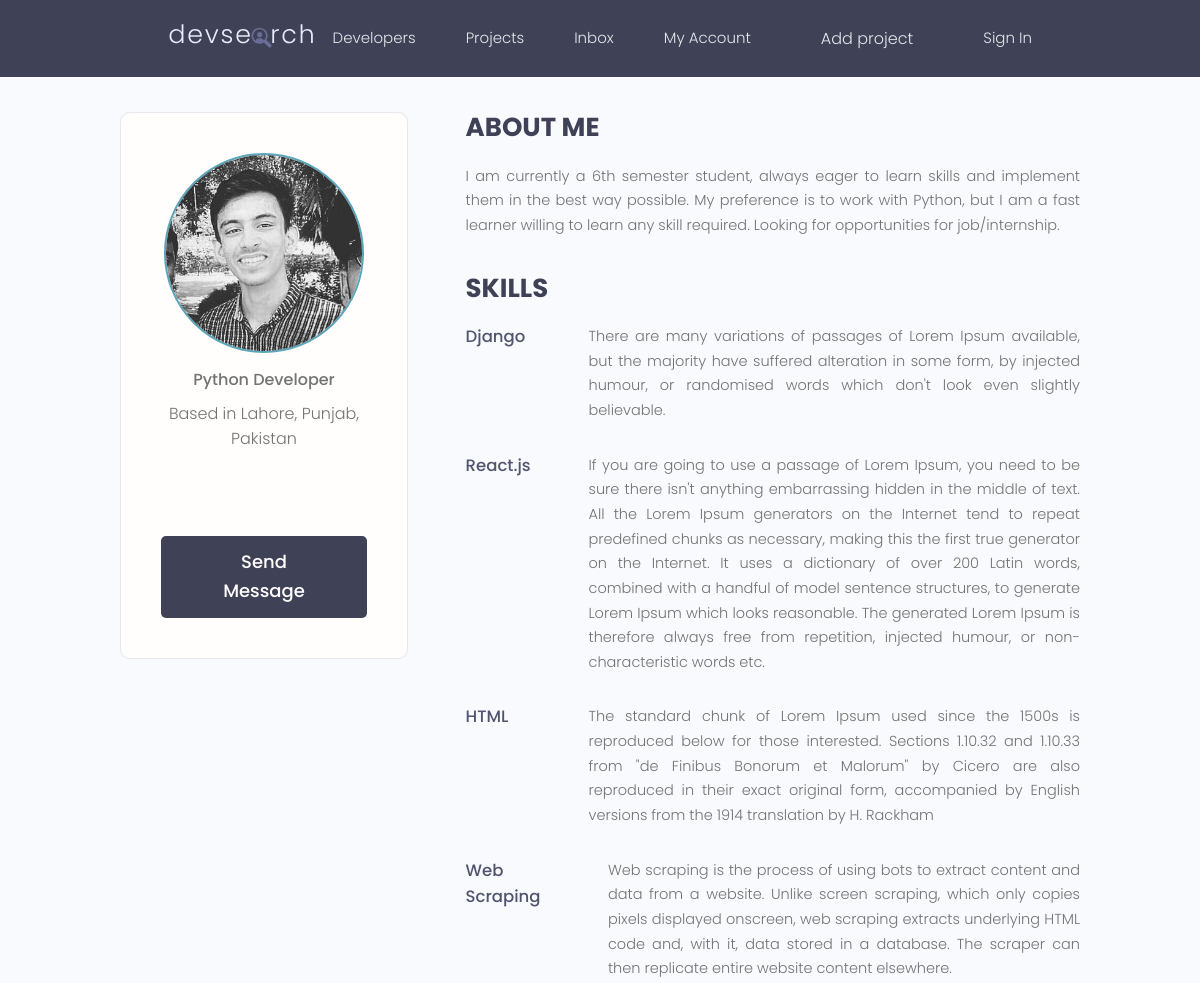
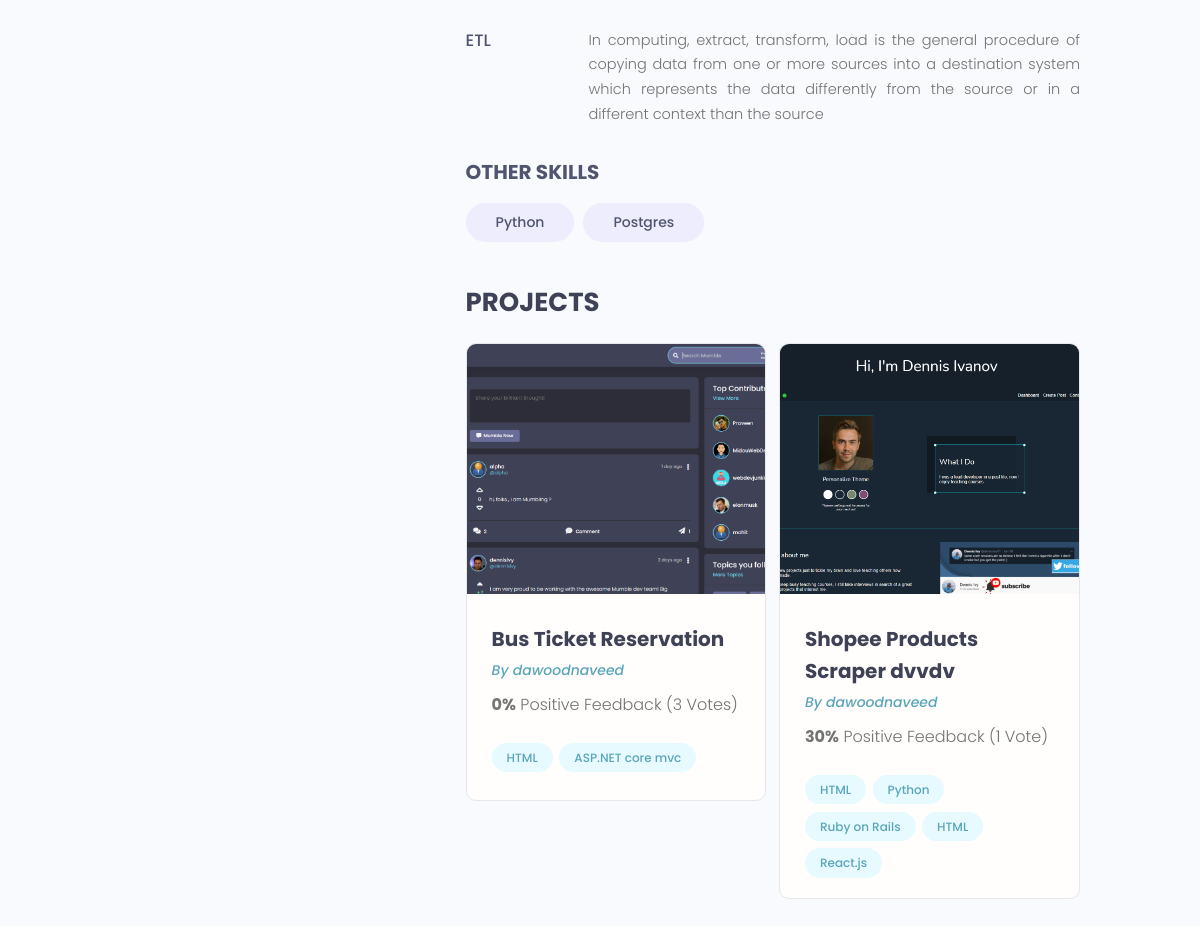
Page /users/profile/851eac85-d90a-4e91-9a8e-f59b59afaaea/ on the earlier database version (2 pictures, top to bottom).
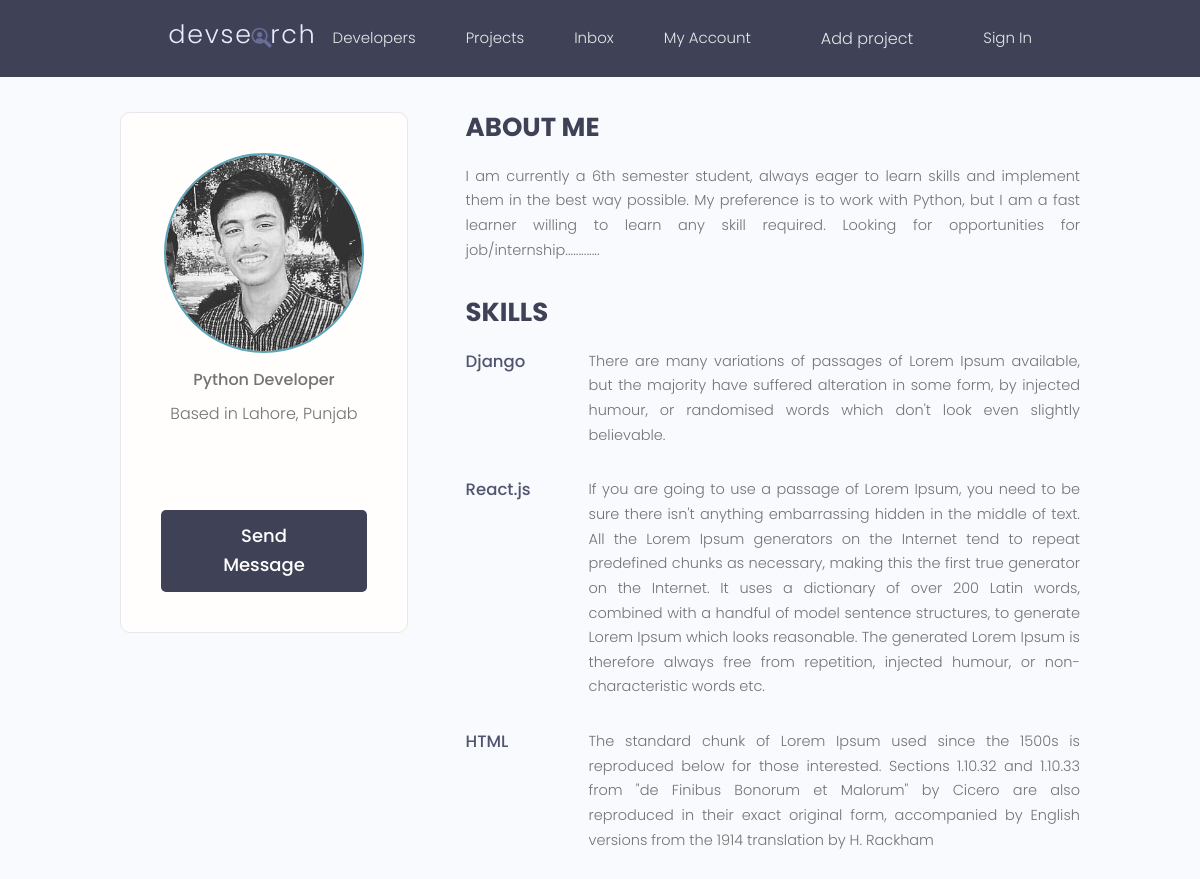
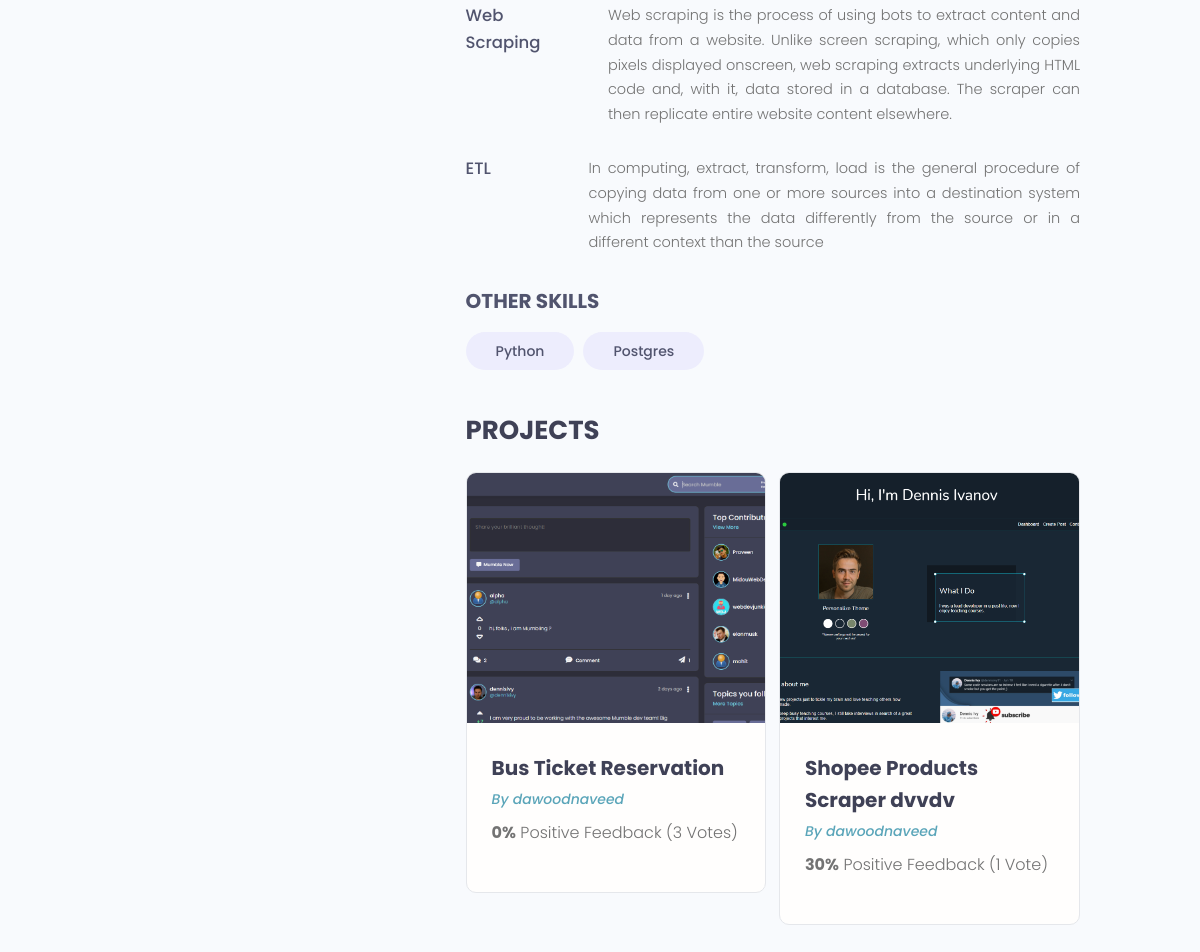
Same page on the later database version (2 pictures, top to bottom).
### users/models.py (models this page shows)
class Profile(models.Model):
    user = models.OneToOneField(settings.AUTH_USER_MODEL, on_delete=models.CASCADE, null=True, blank=True)
    bio = models.TextField(blank=True, null=True)
    location = models.CharField(max_length=150, null=True, blank=True)
    profile_image = models.ImageField(upload_to='profile-pics/', default='profile-pics/user-default.png', blank=True, null=True)
    social_github = models.URLField(blank=True, null=True)
    social_linkedin = models.URLField(blank=True, null=True)
    social_stackoverflow = models.URLField(blank=True, null=True)
    social_twitter = models.URLField(blank=True, null=True)
    social_website = models.URLField(blank=True, null=True)
    id = models.UUIDField(default=uuid.uuid4, unique=True, primary_key=True, editable=False)
    created = models.DateTimeField(auto_now_add=True)
    updated = models.DateTimeField(auto_now=True)
    is_active = models.BooleanField(default=True, verbose_name='Active',
                                    help_text='Designates whether this profile should be treated as active. '
                                              'Unselect this instead of deleting accounts.')
    def __str__(self):
        return str(self.user.username)
    @property
    def imageURL(self):
        try:
            url = self.profile_image.url
        except:
            url = ''
        return url

class Skill(models.Model):
    owner = models.ForeignKey(Profile, on_delete=models.CASCADE, null=True, blank=True)
    name = models.CharField(max_length=200, null=True, blank=True)
    description = models.TextField(null=True, blank=True)
    id = models.UUIDField(default=uuid.uuid4, unique=True, primary_key=True, editable=False)
    def __str__(self):
        return str(self.name)

### projects/models.py (models this page shows, shortened)
class Project(models.Model):
    id = models.UUIDField(default=uuid.uuid4, unique=True, primary_key=True, editable=False)
    title = models.CharField(max_length=150, unique=True)
    developer = models.ForeignKey(Profile, max_length=150, on_delete=models.CASCADE, null=True, blank=True)
    featured_image = models.ImageField(null=True, blank=True, default='default.jpg')
    description = models.TextField(null=True, blank=True)
    demo_link = models.CharField(max_length=200, null=True, blank=True, unique=True)
    source_link = models.CharField(max_length=200, null=True, blank=True, unique=True)
    vote_total = models.IntegerField(default=0)
    vote_ratio = models.IntegerField(default=0)
    created = models.DateTimeField(auto_now_add=True)
    tags = models.ManyToManyField('Tag', blank=True)
    active = models.BooleanField(default=True)
    @property
    def imageURL(self):
        try:
            img = self.featured_image.url
        except ValueError:
            img = ''
        return img

class MyUser(AbstractUser):
    roles = (
        ('Student', 'Student'),
        ('Developer', 'Developer'),
        ('Teacher', 'Teacher'),
        ('Admin', 'Admin'),
    )
    id = models.UUIDField(default=uuid.uuid4, unique=True, primary_key=True, editable=False)
    registration_number = models.CharField(max_length=150, unique=True)
    username = models.CharField(max_length=150, unique=True)
    email = models.EmailField(unique=True)
    first_name = models.CharField(max_length=150, blank=True, null=True)
    last_name = models.CharField(max_length=150, blank=True, null=True)
    phone_number = models.PositiveIntegerField(null=True, blank=True)
    user_title = models.CharField(max_length=100, default='Student', help_text='Like Node.js, Python, ROR or Django developer')
    user_roles = models.CharField(max_length=100, default='Student', choices=roles, help_text='By Default is Student. Developer, Teacher, Student')
    about = models.TextField(max_length=300, blank=True, null=True)
    is_staff = models.BooleanField(default=False, verbose_name='Staff',
                                   help_text='Designates whether the user can log into this admin site.',
                                   )
    is_active = models.BooleanField(default=True, verbose_name='Active',
                                    help_text='Designates whether this user should be treated as active. '
                                              'Unselect this instead of deleting accounts.')
    tags = models.ManyToManyField('Tag', blank=True)
    created = models.DateTimeField(auto_now_add=True)
    updated = models.DateTimeField(auto_now=True)
    objects = CustomUserManager()
    EMAIL_FIELD = 'email' """=============================+++++++++++++++++++++============================="""
    USERNAME_FIELD = 'registration_number'
    REQUIRED_FIELDS = ['email', 'username']

class Tag(models.Model):
    name = models.CharField(max_length=200, unique=True)
    id = models.UUIDField(default=uuid.uuid4, unique=True, primary_key=True, editable=False)
    created = models.DateTimeField(auto_now_add=True)
    active = models.BooleanField(default=True)
    def __str__(self):
        return self.name

### users/views.py (the view)
# urls.py: path('profile/<str:pk>/', userProfile, name='profile'),
def userProfile(request, pk):
    profile = Profile.objects.get(id=pk)
    topSkills = profile.skill_set.exclude(description__exact="")
    otherSkills = profile.skill_set.filter(description="")
    context = {'profile': profile, 'topSkills': topSkills,
               "otherSkills": otherSkills}
    return render(request=request, template_name='users/user-profile.html', context=context)

### users/templates/users/user-profile.html (shortened to what the changed rows need)
{% extends 'main.html' %}
{% block content %}
    <main class="profile my-md">
        <div class="container">
            <div class="layout">
                <div class="column column--1of3">
                    <div class="card text-center">
                        <div class="card__body dev">
                            <img class="avatar avatar--xl" src="{{ profile.imageURL }}" />
                            <p class="dev__title">{{profile.user.user_title}}</p>
                            <p class="dev__location">Based in {{profile.location}}</p>
                            <ul class="dev__social">
                            </ul>
                            {% if request.user.profile.id != profile.id %}
                            <a href="#" class="btn btn--sub btn--lg">Send Message </a>
                            {% endif %}
                        </div>
                    </div>
                </div>
                <div class="column column--2of3">
                    <div class="devInfo">
                        <h3 class="devInfo__title">About Me</h3>
                        <p class="devInfo__about">{{profile.bio}}</p>
                    </div>
                    <div class="devInfo">
                        <div class="devInfo__skills">
                            {% for skill in topSkills %}
                            <div class="devSkill">
                                <h4 class="devSkill__title">{{skill.name}}</h4>
                                <p class="devSkill__info">{{skill.description}}</p>
                            </div>
                            {% endfor %}
                            <div class="devInfo__otherSkills">
                                {% for skill in otherSkills %}
                                <span class="tag tag--pill tag--sub tag--lg">
                                    <small>{{skill}}</small>
                                </span>
                                {% endfor %}
                            </div>
                        </div>
                    </div>
                    <div class="devInfo">
                        <div class="grid grid--two">
                            {% for project in profile.project_set.all %}
                            <div class="column">
                                <div class="card project">
                                    <a href="{% url 'project' project.id %}" class="project">
                                        <img class="project__thumbnail" src="{{project.imageURL}}"
                                            alt="project thumbnail" />
                                        <div class="card__body">
                                            <h3 class="project__title">{{project.title}}</h3>
                                            <p>
                                                <a class="project__author"
                                                    href="{% url 'profile' project.developer.id %}">By {{project.developer}}</a>
                                            </p>
                                            <p class="project--rating">
                                                <span style="font-weight: bold;">{{project.vote_ratio}}%</span> Positive
                                                Feedback ({{project.vote_total}} Vote{{project.vote_total|pluralize:"s"}})
                                            </p>
                                            <div class="project__tags">
                                                {% for tag in project.tags.all|slice:'5' %}
                                                <span class="tag tag--pill tag--main">
                                                    <small>{{tag}}</small>
                                                </span>
                                                {% endfor %}
                                            </div>
                                        </div>
                                    </a>
                                </div>
                            </div>
                            {% endfor %}
                        </div>
                    </div>
                </div>
            </div>
        </div>
    </main>
{% endblock content %}

Differences in the rows shown:
removed Tag: name "HTML"
removed Tag: name "ASP.NET core mvc", shown under Project "Bus Ticket Reservation"
removed Tag: name "HTML", shown under Project "Shopee Products Scraper dvvdv"
removed Tag: name "Python", shown under Project "Shopee Products Scraper dvvdv"
removed Tag: name "Ruby on Rails", shown under Project "Shopee Products Scraper dvvdv"
removed Tag: name "React.js", shown under Project "Shopee Products Scraper dvvdv"
changed Profile "Python Developer": location "Lahore, Punjab, Pakistan" → "Lahore, Punjab"; bio "…Looking for opportunities for job/internship." → "…Looking for opportunities for job/internship............."
